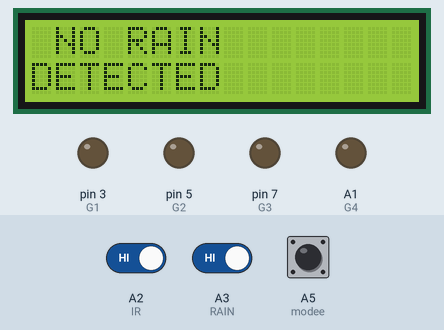
This sketch was run on a simulated Arduino Uno, built with avr-gcc and run on an emulated ATmega328P. Parts: 16×2 character LCD, output pins drawn as LEDs (lit = HIGH). The test bench sets the inputs (shaded band); at power-on: A2 (IR) HIGH, A3 (RAIN) HIGH, A5 (modee) LOW. Pins used as bus, display or sensor lines are not drawn; what the sketch prints to the serial monitor is not drawn.

Above: at 5.2 s.
5.3 s: A2 (IR) driven LOW
At 7.5 s:
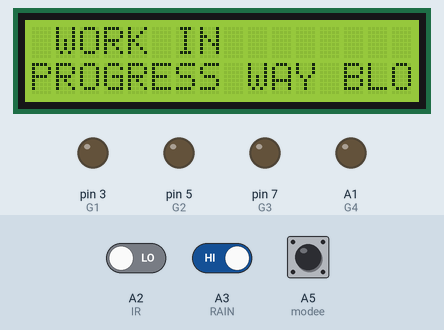
11.1 s: A3 (RAIN) driven LOW
At 12.7 s:
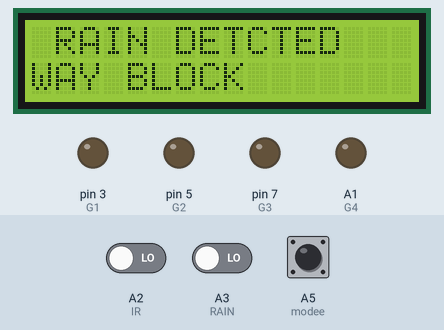
16.9 s: A2 (IR) driven HIGH
At 19.0 s:
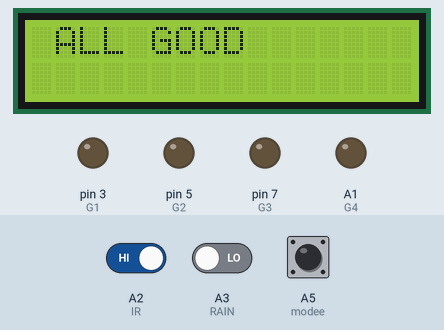
22.7 s: A5 (modee) pulled HIGH for 2.05 s
At 28.4 s:
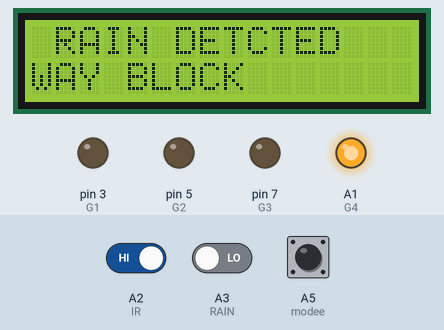
29.6 s: A3 (RAIN) driven HIGH
At 31.3 s:
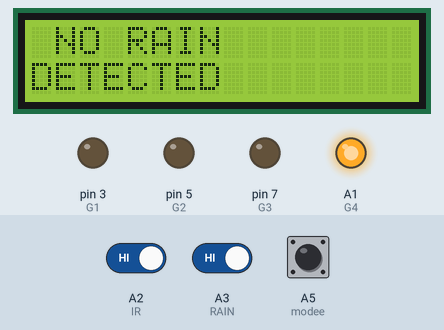
35.4 s: A2 (IR) driven LOW
At 37.6 s:
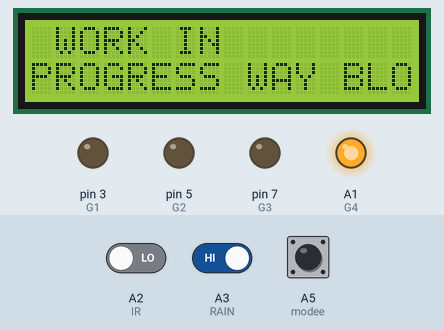
Timing chart, 0 to 39.1 s (numbered marks = the images above; inputs shaded):
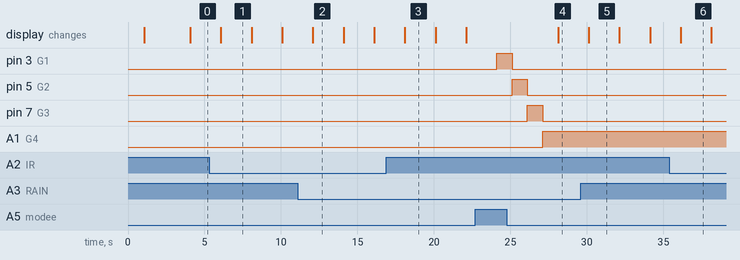

The sketch:

t2.ino
```cpp
#include <LiquidCrystal.h>

const int rs = 8, en = 9, d4 = 10, d5 = 11, d6 = 12, d7 = 13;
LiquidCrystal lcd(rs, en, d4, d5, d6, d7);

const int R1=2;
const int R2=4;
const int R3=6;
const int R4=A0;

const int G1=3;
const int G2=5;
const int G3=7;
const int G4=A1;

const int IR=A2;
const int RAIN=A3;

const int modee=A5;


String inputString="";

void setup() {
  // put your setup code here, to run once:
pinMode(R1,OUTPUT);
pinMode(R2,OUTPUT);
pinMode(R3,OUTPUT);
pinMode(R4,OUTPUT);

pinMode(G1,OUTPUT);
pinMode(G2,OUTPUT);
pinMode(G3,OUTPUT);
pinMode(G4,OUTPUT);
pinMode(RAIN,INPUT);
pinMode(IR,INPUT);
pinMode(modee,INPUT);


digitalWrite(R1,LOW);
digitalWrite(R2,LOW);
digitalWrite(R3,LOW);
digitalWrite(R4,LOW);

digitalWrite(G1,LOW);
digitalWrite(G2,LOW);
digitalWrite(G3,LOW);
digitalWrite(G4,LOW);

digitalWrite(R1,HIGH);
digitalWrite(R2,HIGH);
digitalWrite(R3,HIGH);
digitalWrite(R4,HIGH);
digitalWrite(G1,LOW);
digitalWrite(G2,LOW);
digitalWrite(G3,LOW);
digitalWrite(G4,LOW);
delay(1000);

Serial.begin(1200);
lcd.begin(16,2);
      lcd.clear();
      lcd.setCursor(0,0);
      lcd.print("TRAFFIC TWO ");
      lcd.setCursor(0,1);
      lcd.print("SIDE");
      delay(3000);

}

void loop() {
  // put your main code here, to run repeatedly:
/*  while (Serial.available())
  {
    if(Serial.available())
  {
inputString=Serial.readString();
Serial.println(inputString);
  }}}*/
while(1)
{
  if(digitalRead(modee)==HIGH)
  {
  while (Serial.available())
  {
    if(Serial.available())
  {
inputString=Serial.readString();

  if(inputString.substring(0,1)=="N")
  {
  inputString="";
    digitalWrite(R1,LOW);//1
digitalWrite(R2,HIGH);
digitalWrite(R3,HIGH);
digitalWrite(R4,HIGH);
digitalWrite(G1,HIGH);
digitalWrite(G2,LOW);
digitalWrite(G3,LOW);
digitalWrite(G4,LOW);
lcd.clear();
      lcd.setCursor(0,0);
      lcd.print("NORTH SIDE ");
      lcd.setCursor(0,1);
      lcd.print("AMBULANCE COMING");Serial.print("AMBULANCE AT TRAFFIC TWO");

delay(5000);

      }
  if(inputString.substring(0,1)=="S")
  {
  inputString="";
digitalWrite(R1,HIGH);//2
digitalWrite(R2,LOW);
digitalWrite(R3,HIGH);
digitalWrite(R4,HIGH);
digitalWrite(G1,LOW);
digitalWrite(G2,HIGH);
digitalWrite(G3,LOW);
digitalWrite(G4,LOW);
lcd.clear();
      lcd.setCursor(0,0);
      lcd.print("SOUTH SIDE ");
      lcd.setCursor(0,1);
      lcd.print("AMBULANCE COMING");Serial.print("AMBULANCE AT TRAFFIC TWO");
delay(5000);
      }

  if(inputString.substring(0,1)=="E")
  {
  inputString="";
 digitalWrite(R1,HIGH);//3
digitalWrite(R2,HIGH);
digitalWrite(R3,LOW);
digitalWrite(R4,HIGH);
digitalWrite(G1,LOW);
digitalWrite(G2,LOW);
digitalWrite(G3,HIGH);
digitalWrite(G4,LOW);
lcd.clear();
      lcd.setCursor(0,0);
      lcd.print("EAST SIDE ");
      lcd.setCursor(0,1);
      lcd.print("AMBULANCE COMING");Serial.print("AMBULANCE AT TRAFFIC TWO");
delay(5000);
      }

  if(inputString.substring(0,1)=="W")
  {
  inputString="";
digitalWrite(R1,HIGH);//4
digitalWrite(R2,HIGH);
digitalWrite(R3,HIGH);
digitalWrite(R4,LOW);
digitalWrite(G1,LOW);
digitalWrite(G2,LOW);
digitalWrite(G3,LOW);
digitalWrite(G4,HIGH);
lcd.clear();
      lcd.setCursor(0,0);
      lcd.print("WEST  SIDE ");
      lcd.setCursor(0,1);
      lcd.print("AMBULANCE COMING");Serial.print("AMBULANCE AT TRAFFIC TWO");
delay(5000);

      }
}
  }


digitalWrite(R1,LOW);//1
digitalWrite(R2,HIGH);
digitalWrite(R3,HIGH);
digitalWrite(R4,HIGH);
digitalWrite(G1,HIGH);
digitalWrite(G2,LOW);
digitalWrite(G3,LOW);
digitalWrite(G4,LOW);
delay(1000);

digitalWrite(R1,HIGH);//2
digitalWrite(R2,LOW);
digitalWrite(R3,HIGH);
digitalWrite(R4,HIGH);
digitalWrite(G1,LOW);
digitalWrite(G2,HIGH);
digitalWrite(G3,LOW);
digitalWrite(G4,LOW);
delay(1000);

digitalWrite(R1,HIGH);//3
digitalWrite(R2,HIGH);
digitalWrite(R3,LOW);
digitalWrite(R4,HIGH);
digitalWrite(G1,LOW);
digitalWrite(G2,LOW);
digitalWrite(G3,HIGH);
digitalWrite(G4,LOW);
delay(1000);

digitalWrite(R1,HIGH);//4
digitalWrite(R2,HIGH);
digitalWrite(R3,HIGH);
digitalWrite(R4,LOW);
digitalWrite(G1,LOW);
digitalWrite(G2,LOW);
digitalWrite(G3,LOW);
digitalWrite(G4,HIGH);
delay(1000);

}
if(digitalRead(modee)==LOW)
{
rain_read();
ir_read();
}
}
}
void rain_read()
{
  if(digitalRead(RAIN)==LOW)
  {

      lcd.clear();
      lcd.setCursor(0,0);
      lcd.print(" RAIN DETCTED");
      lcd.setCursor(0,1);
      lcd.print("WAY BLOCK");
      Serial.println("RAIN DETECTED UNDERGROUND WAY BLOCK");
      delay(2000);


    }
  if(digitalRead(RAIN)==HIGH)
  {
    lcd.clear();
      lcd.setCursor(0,0);
      lcd.print(" NO RAIN");
      lcd.setCursor(0,1);
      lcd.print("DETECTED");
      Serial.println("NO RAIN DETECTED");
      delay(2000);


    }

  }
  void ir_read()
{
  if(digitalRead(IR)==LOW)
  {

      lcd.clear();
      lcd.setCursor(0,0);
      lcd.print(" WORK IN ");
      lcd.setCursor(0,1);
      lcd.print("PROGRESS WAY BLOCK");
      Serial.println(" WORK IN PROGRESS WAY BLOCK");
      delay(2000);


    }
  if(digitalRead(IR)==HIGH)
  {
    lcd.clear();
      lcd.setCursor(0,0);
      lcd.print(" ALL GOOD");
      lcd.setCursor(0,1);
      lcd.print("");
      Serial.println("NO RAIN DETECTED");
      delay(2000);


    }

  }
```

Measured:
- after the input at 5.3 s, the display: changes after 0.78 s (image 1)
- after the input at 11.1 s, the display: changes after 1.0 s (image 2)
- after the input at 16.9 s, the display: changes after 1.2 s (image 3)
- after the input at 22.7 s, pin 3 (G1): LOW → HIGH after 1.4 s, → LOW 1.0 s later; pin 5 (G2): LOW → HIGH after 2.4 s, → LOW 1.0 s later; pin 7 (G3): LOW → HIGH after 3.4 s, → LOW 1.0 s later; A1 (G4): LOW → HIGH after 4.4 s
- after the input at 29.6 s, the display: changes after 0.53 s (image 5)
- after the input at 35.4 s, the display: changes after 0.75 s (image 6)
- what the display in image 1 shows lasts 2.0 s, from 6.1 s to 8.1 s
